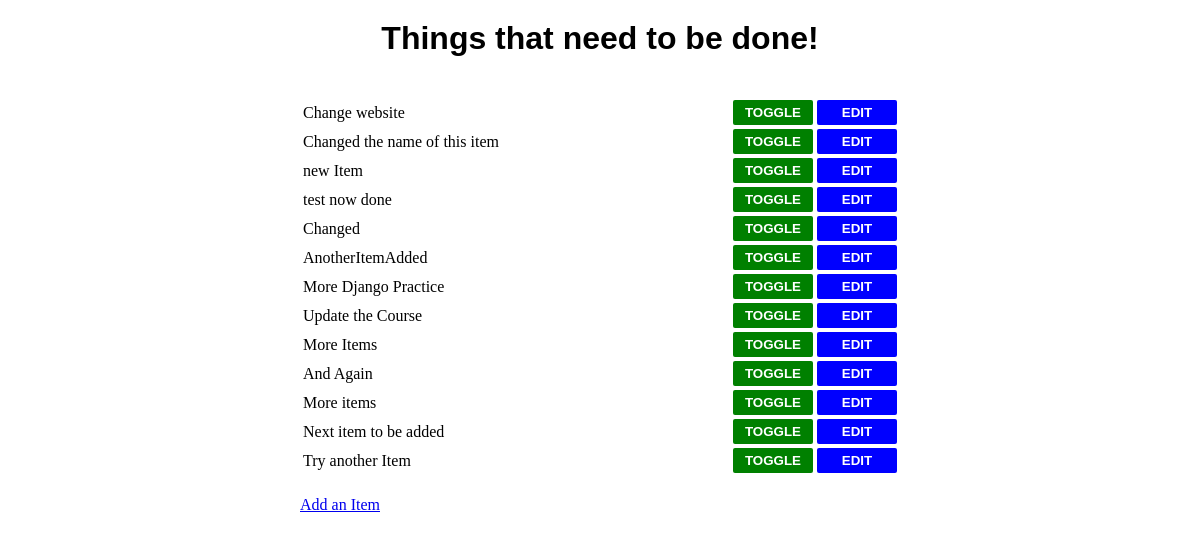
The page / on the database its author committed.
### todo/models.py (models this page shows, shortened)
class Item(models.Model):
    name = models.CharField(max_length=30, blank=False) #Blank here means that the filed will not be nullable. If set to true a nullable field would be allowed
    done = models.BooleanField(blank=False, default=False)

### todo/views.py (the view)
# urls.py: url(r'^$', get_todo_list),
def get_todo_list(request):
    results = Item.objects.all()
    return render(request, "todo_list.html", {"items": results})

### todo/templates/todo_list.html (shortened to what this page needs)
<!DOCTYPE html>
<html lang="en">
<head>
    <link rel="stylesheet" href="../static/css/style.css" type="text/css" />
</head>
<body class="main-body">
    <div class="container">
    <h1 class="intro-text">Things that need to be done!</h1>
    <table class="table">
        {% for item in items %}
        <tr class="item-in-table">
            <div class="individual-item">
                <div class="item-name">
                    {% if item.done %}
                    <td><strike>{{ item.name }}</strike></td>
                    {% else %}
                    <td>{{ item.name }}</td>
                    {% endif %}
                </div>
                <div class="buttons-in-table">
                    <td class="button-section">
                        <form class="button-container" method="POST" action="toggle/{{ item.id }}">{% csrf_token %}
                            <input class="button toggle-button" type="submit" name="toggle" value="Toggle" />
                        </form>
                    </td>
                    <td class="button-section">
                        <form class="button-container" method="GET" action="edit/{{ item.id }}">
                            <input class="button edit-button" type="Submit" name="edit" value="Edit"/>
                        </form>
                    </td>
                </div>
            </div>
        </tr>
        {% empty %}
        <p>Nothing to see here!</ps>
        {% endfor %}
    </table>
    <a class="add-button" href="add">Add an Item</a>
    </div>
</body>
</html>

### todo/static/css/style.css (style rules this page uses)
* { margin: 0; }
.main-body { display: flex; justify-content: center; }
.container { width: 90%; max-width: 600px; }
.intro-text { font-family: sans-serif; margin: 20px 0; text-align: center; }
.table { margin: 20px 0; width: 100%; }
.item-in-table { margin: 20px 0; }
.individual-item { display: flex; justify-content: space-between; }
.button-container { width: 100%; margin: 0; }
.button-section { width: 80px; }
.button { border: 0; color: #FFFFFF; border-radius: 2px; padding: 5px 10px; width: 100%; text-transform: uppercase; font-weight: 700; transition-duration: 0.2s; transition-timing-function: ease-in-out; }
.toggle-button { background-color: green; }
.edit-button { background-color: blue; }

### rows shown on the page
Item: name "Change website"
Item: name "Changed the name of this item"
Item: name "new Item"
Item: name "test now done"
Item: name "Changed"
Item: name "AnotherItemAdded"
Item: name "More Django Practice"
Item: name "Update the Course"
Item: name "More Items"
Item: name "And Again"
Item: name "More items"
Item: name "Next item to be added"
Item: name "Try another Item"
